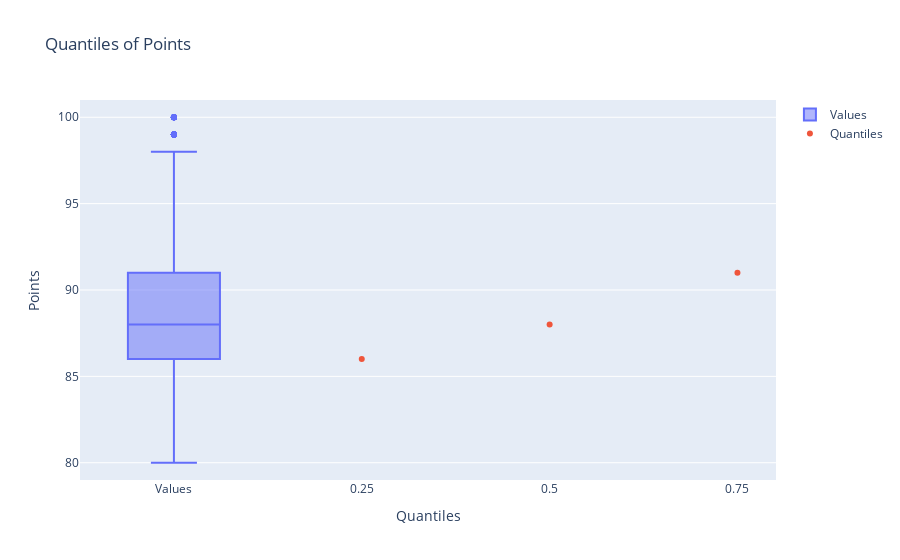

Source (notebook cell):
### Code cell
import pandas as pd
import plotly.graph_objects as go

# Calculate the quantiles

quantiles = wine_reviews['points'].quantile([0.25, 0.5, 0.75])

# Plot the quantiles
fig = go.Figure()

# Add a box plot
fig.add_trace(go.Box(y=wine_reviews['points'], name='Values'))

# Add markers for the quantiles
fig.add_trace(go.Scatter(x=quantiles.index, y=quantiles.values,
                         mode='markers', name='Quantiles'))

# Set the y-axis range
fig.update_yaxes(range=[min(wine_reviews['points'])-1, max(wine_reviews['points'])+1])

# Set labels and title
fig.update_layout(xaxis_title='Quantiles', yaxis_title='Points', title='Quantiles of Points')

# Show the plot
fig.show()
pio.write_image(fig, 'Images/prices.jpg')

### Figure 1 — Plotly figure (JSON) as saved in the notebook; plotly's stock layout.template omitted (floating-point values rounded to 4 significant figures; data arrays with more than 128 entries replaced by an {"elided": "..."} marker saying what was removed)
{"data": [{"name": "Values", "type": "box", "y": {"elided": "129908 int values"}}, {"mode": "markers", "name": "Quantiles", "type": "scatter", "x": [0.25, 0.5, 0.75], "y": [86, 88, 91]}], "layout": {"autosize": true, "title": {"text": "Quantiles of Points"}, "xaxis": {"autorange": true, "range": [-0.5, 3.197], "title": {"text": "Quantiles"}, "type": "category"}, "yaxis": {"range": [79, 101], "title": {"text": "Points"}, "type": "linear"}}}
